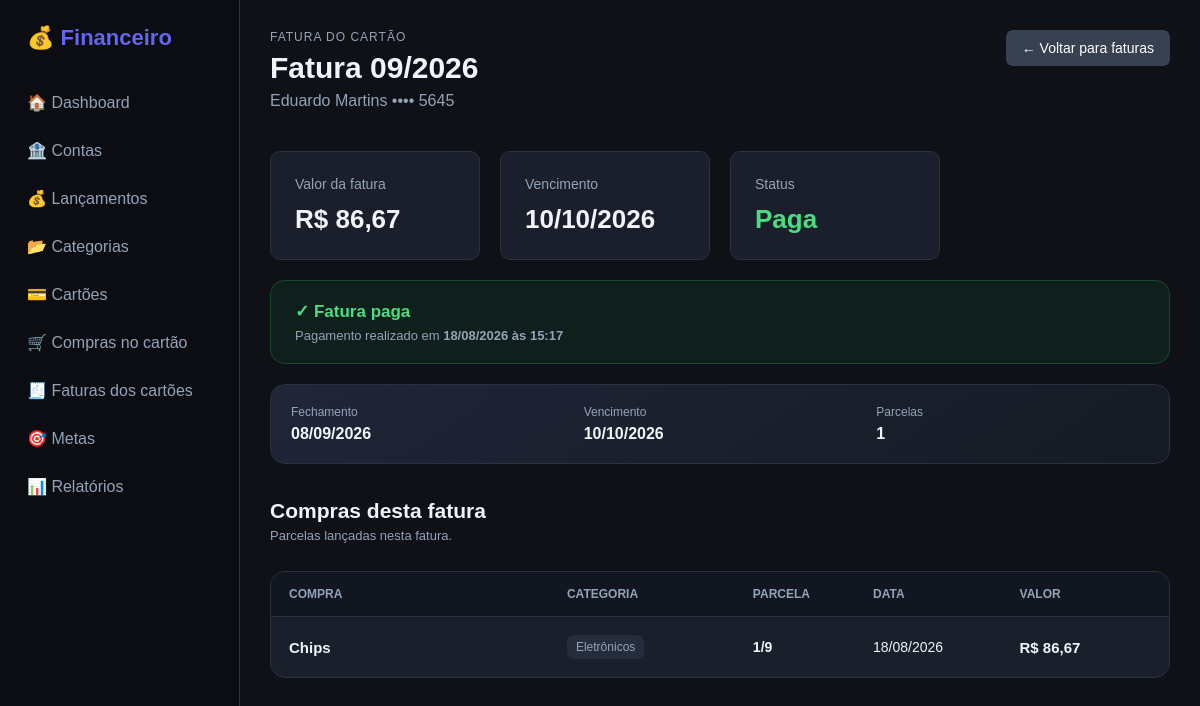
Before: /faturas-cartao/fatura/1 with the older database file.
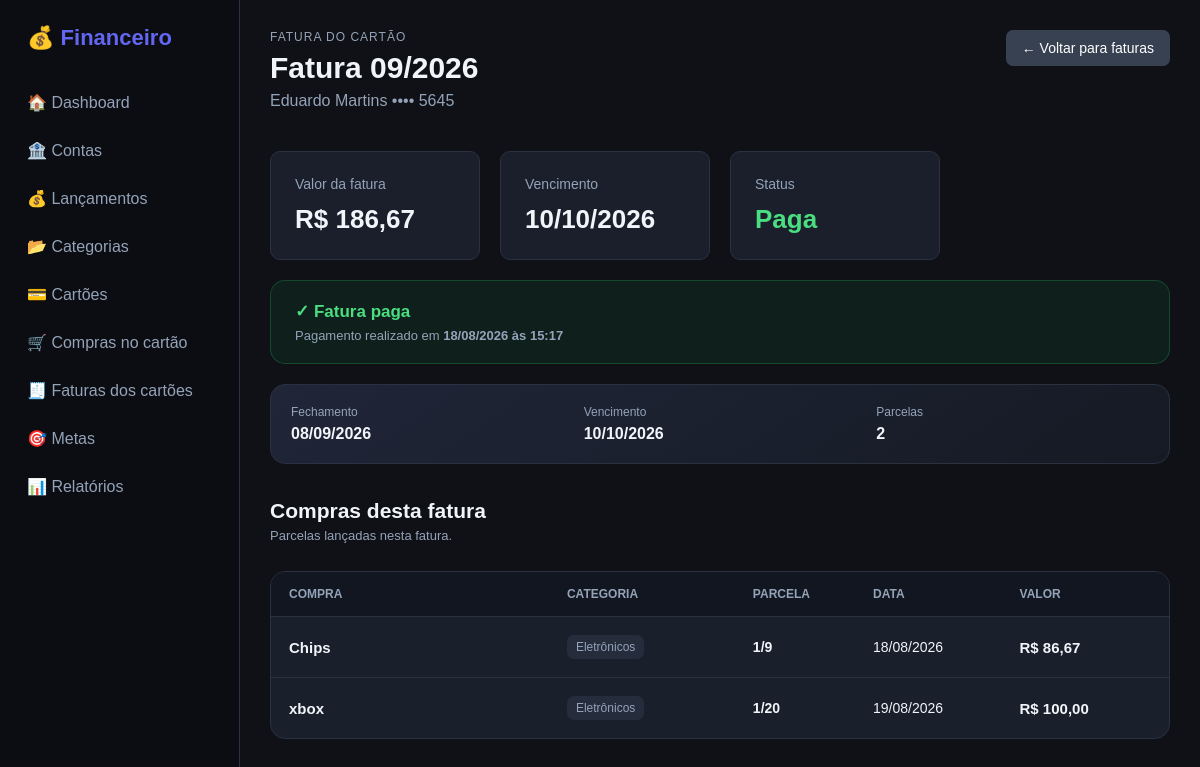
After: the same page with the newer database file.
### models/fatura_cartao.py (models this page shows, shortened)
class FaturaCartao(db.Model):
    __tablename__ = "faturas_cartao"
    id = db.Column(
        db.Integer,
        primary_key=True
    )
    cartao_id = db.Column(
        db.Integer,
        db.ForeignKey(
            "cartoes.id"
        ),
        nullable=False
    )
    mes_referencia = db.Column(
        db.Integer,
        nullable=False
    )
    ano_referencia = db.Column(
        db.Integer,
        nullable=False
    )
    data_fechamento = db.Column(
        db.Date,
        nullable=False
    )
    data_vencimento = db.Column(
        db.Date,
        nullable=False
    )
    valor_total = db.Column(
        db.Numeric(12, 2),
        nullable=False,
        default=0
    )
    status = db.Column(
        db.String(20),
        nullable=False,
        default="aberta"
    )
    data_pagamento = db.Column(
        db.DateTime,
        nullable=True
    )
    criado_em = db.Column(
        db.DateTime,
        default=datetime.utcnow
    )
    cartao = db.relationship(
        "Cartao",
        back_populates="faturas"
    )
    parcelas = db.relationship(
        "ParcelaCartao",
        back_populates="fatura"
    )

### models/parcela_cartao.py (models this page shows, shortened)
class ParcelaCartao(db.Model):
    __tablename__ = "parcelas_cartao"
    id = db.Column(
        db.Integer,
        primary_key=True
    )
    compra_id = db.Column(
        db.Integer,
        db.ForeignKey(
            "compras_cartao.id"
        ),
        nullable=False
    )
    fatura_id = db.Column(
        db.Integer,
        db.ForeignKey(
            "faturas_cartao.id"
        ),
        nullable=True
    )
    numero = db.Column(
        db.Integer,
        nullable=False
    )
    total_parcelas = db.Column(
        db.Integer,
        nullable=False
    )
    valor = db.Column(
        db.Numeric(12, 2),
        nullable=False
    )
    data_prevista = db.Column(
        db.Date,
        nullable=False
    )
    status = db.Column(
        db.String(20),
        nullable=False,
        default="aberta"
    )
    pago = db.Column(
        db.Boolean,
        nullable=False,
        default=False
    )
    data_pagamento = db.Column(
        db.DateTime,
        nullable=True
    )
    criado_em = db.Column(
        db.DateTime,
        default=datetime.utcnow
    )
    compra = db.relationship(
        "CompraCartao",
        back_populates="parcelas_relacionadas"
    )
    fatura = db.relationship(
        "FaturaCartao",
        back_populates="parcelas"
    )

### models/compra_cartao.py (models this page shows, shortened)
class CompraCartao(db.Model):
    __tablename__ = "compras_cartao"
    id = db.Column(
        db.Integer,
        primary_key=True
    )
    descricao = db.Column(
        db.String(200),
        nullable=False
    )
    valor_total = db.Column(
        db.Numeric(12, 2),
        nullable=False
    )
    data_compra = db.Column(
        db.Date,
        nullable=False
    )
    parcelas = db.Column(
        db.Integer,
        nullable=False,
        default=1
    )
    cartao_id = db.Column(
        db.Integer,
        db.ForeignKey("cartoes.id"),
        nullable=False
    )
    categoria_id = db.Column(
        db.Integer,
        db.ForeignKey("categorias.id"),
        nullable=False
    )
    observacao = db.Column(
        db.Text,
        nullable=True
    )
    criado_em = db.Column(
        db.DateTime,
        default=datetime.utcnow
    )
    cartao = db.relationship(
        "Cartao",
        backref="compras"
    )
    categoria = db.relationship(
        "Categoria",
        backref="compras_cartao"
    )
    parcelas_relacionadas = db.relationship(
        "ParcelaCartao",
        back_populates="compra",
        cascade="all, delete-orphan",
        order_by="ParcelaCartao.numero"
    )

### models/categoria.py (models this page shows, shortened)
class Categoria(db.Model):
    __tablename__ = "categorias"
    id = db.Column(
        db.Integer,
        primary_key=True
    )
    nome = db.Column(
        db.String(100),
        nullable=False
    )
    tipo = db.Column(
        db.String(20),
        nullable=False
    )
    ativa = db.Column(
        db.Boolean,
        default=True
    )
    lancamentos = db.relationship(
        "Lancamento",
        back_populates="categoria",
        lazy=True
    )

### routes/faturas_cartao.py (the view)
@faturas_cartao_bp.route(
    "/fatura/<int:id>"
)
def detalhes(id):
    fatura = FaturaCartao.query.get_or_404(
        id
    )
    parcelas = sorted(
        fatura.parcelas,
        key=lambda parcela: (
            parcela.data_prevista,
            parcela.numero
        )
    )
    contas = (
        Conta.query
        .filter_by(
            ativa=True
        )
        .order_by(
            Conta.nome
        )
        .all()
    )
    return render_template(
        "fatura_cartao_detalhes.html",
        fatura=fatura,
        parcelas=parcelas,
        contas=contas
    )

### app.py (called while the page is built)
def formatar_moeda(valor):
    try:
        valor = float(valor or 0)
    except (TypeError, ValueError):
        valor = 0.0
    negativo = valor < 0
    valor = abs(valor)
    texto = f"{valor:,.2f}"
    texto = texto.replace(",", "X").replace(".", ",").replace("X", ".")
    if negativo:
        texto = "-" + texto
    return texto

### templates/fatura_cartao_detalhes.html (shortened to what the changed rows need)
{% extends "base.html" %}
{% block content %}
<div class="page-header fatura-page-header">
    <div>
        <span class="details-label">
            FATURA DO CARTÃO
        </span>
        <h1>
            Fatura
            {{ "%02d"|format(fatura.mes_referencia) }}/{{ fatura.ano_referencia }}
        </h1>
        <p>
            {{ fatura.cartao.nome }}
            {% if fatura.cartao.ultimos_digitos %}
                •••• {{ fatura.cartao.ultimos_digitos }}
            {% endif %}
        </p>
    </div>
</div>
<div class="cards fatura-summary">
    <div class="card">
        <span class="card-title">
            Valor da fatura
        </span>
        <strong>
            R$ {{ fatura.valor_total|moeda }}
        </strong>
    </div>
    <div class="card">
        <span class="card-title">
            Vencimento
        </span>
        <strong>
            {{ fatura.data_vencimento.strftime(
                "%d/%m/%Y"
            ) }}
        </strong>
    </div>
</div>
{% if fatura.status != "paga" %}
<div class="fatura-payment-card">
    <div class="fatura-payment-header">
        <div>
            <span class="details-label">
                PAGAMENTO
            </span>
            <h2>
                Pagar esta fatura
            </h2>
            <p>
                Escolha a conta que será usada para pagar
                esta fatura.
            </p>
        </div>
        <div class="fatura-payment-value">
            <span>
                Valor
            </span>
            <strong>
                R$ {{ fatura.valor_total|moeda }}
            </strong>
        </div>
    </div>
    <form
        method="POST"
        action="{{ url_for(
            'faturas_cartao.pagar',
            id=fatura.id
        ) }}"
    >
        <div class="fatura-payment-form">
            <div class="form-group">
                <label for="conta_id">
                    Conta para pagamento
                </label>
                <select
                    name="conta_id"
                    id="conta_id"
                    required
                >
                    <option value="">
                        Selecione uma conta
                    </option>
                    {% for conta in contas %}
                        <option value="{{ conta.id }}">
                            {{ conta.nome }}
                            —
                            R$
                            {{ conta.saldo_atual()|moeda }}
                        </option>
                    {% endfor %}
                </select>
            </div>
            <div class="fatura-payment-action">
                <button
                    type="submit"
                    class="btn btn-primary"
                    onclick="return confirm(
                        'Confirma o pagamento desta fatura?'
                    );"
                >
                    ✓ Pagar fatura
                </button>
            </div>
        </div>
    </form>
</div>
{% else %}
<div class="fatura-paid-card">
    <div>
        {% if fatura.data_pagamento %}
            <p>
                Pagamento realizado em
                <strong>
                    {{ fatura.data_pagamento.strftime(
                        "%d/%m/%Y às %H:%M"
                    ) }}
                </strong>
            </p>
        {% endif %}
    </div>
</div>
{% endif %}
<div class="fatura-info-panel">
    <div>
        <span>
            Fechamento
        </span>
        <strong>
            {{ fatura.data_fechamento.strftime(
                "%d/%m/%Y"
            ) }}
        </strong>
    </div>
    <div>
        <span>
            Vencimento
        </span>
        <strong>
            {{ fatura.data_vencimento.strftime(
                "%d/%m/%Y"
            ) }}
        </strong>
    </div>
    <div>
        <span>
            Parcelas
        </span>
        <strong>
            {{ parcelas|length }}
        </strong>
    </div>
</div>
<div class="section-header fatura-section-header">
    <div>
        <h2>
            Compras desta fatura
        </h2>
    </div>
</div>
{% if parcelas %}
<div class="fatura-compras-table">
    {% for parcela in parcelas %}
        <div class="fatura-table-row">
            <div class="fatura-compra-info">
                <strong>
                    {{ parcela.compra.descricao }}
                </strong>
            </div>
            <div>
                {% if parcela.compra.categoria %}
                    <span class="fatura-category">
                        {{ parcela.compra.categoria.nome }}
                    </span>
                {% else %}
                    <span class="table-note">
                        Sem categoria
                    </span>
                {% endif %}
            </div>
            <div>
                <strong>
                    {{ parcela.numero }}/{{ parcela.total_parcelas }}
                </strong>
            </div>
            <div>
                {% if parcela.data_prevista %}
                    {{ parcela.data_prevista.strftime(
                        "%d/%m/%Y"
                    ) }}
                {% else %}
                    —
                {% endif %}
            </div>
            <div>
                <strong class="fatura-parcela-valor">
                    R$ {{ parcela.valor|moeda }}
                </strong>
            </div>
        </div>
    {% endfor %}
</div>
{% endif %}
{% endblock %}

Changed rows visible on the page:
changed FaturaCartao: valor_total|moeda "86,67" → "186,67"
added ParcelaCartao: compra.descricao "xbox", compra.categoria.nome "Eletrônicos", numero "1", total_parcelas "20", data_prevista "19/08/2026", valor|moeda "100,00"
Other visible differences:
{{ parcelas|length }}: "1" → "2"
